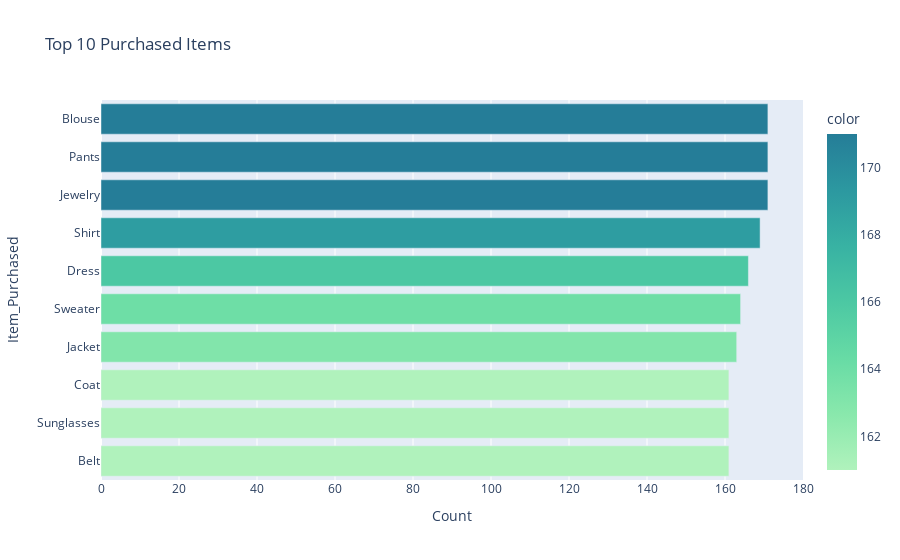

Notebook code for this chart:
### Code cell
fig = px.bar(top_items, orientation='h', title='Top 10 Purchased Items',
             labels={'value': 'Count', 'index': 'Item Purchased'},
             color=top_items.values, color_continuous_scale='tealgrn')
fig.update_layout(yaxis=dict(autorange='reversed'))
fig.show()

### Figure 1 — Plotly figure (JSON) as saved in the notebook; plotly's stock layout.template omitted (floating-point values rounded to 4 significant figures)
{"data": [{"alignmentgroup": "True", "hovertemplate": "Count=%{x}<br>Item_Purchased=%{y}<br>color=%{marker.color}<extra></extra>", "legendgroup": "", "marker": {"color": [171, 171, 171, 169, 166, 164, 163, 161, 161, 161], "coloraxis": "coloraxis", "pattern": {"shape": ""}}, "name": "", "offsetgroup": "", "orientation": "h", "showlegend": false, "textposition": "auto", "type": "bar", "x": [171, 171, 171, 169, 166, 164, 163, 161, 161, 161], "xaxis": "x", "y": ["Blouse", "Pants", "Jewelry", "Shirt", "Dress", "Sweater", "Jacket", "Coat", "Sunglasses", "Belt"], "yaxis": "y"}], "layout": {"barmode": "relative", "coloraxis": {"colorbar": {"title": {"text": "color"}}, "colorscale": [[0, "rgb(176, 242, 188)"], [0.1667, "rgb(137, 232, 172)"], [0.3333, "rgb(103, 219, 165)"], [0.5, "rgb(76, 200, 163)"], [0.6667, "rgb(56, 178, 163)"], [0.8333, "rgb(44, 152, 160)"], [1, "rgb(37, 125, 152)"]]}, "legend": {"tracegroupgap": 0}, "title": {"text": "Top 10 Purchased Items"}, "xaxis": {"anchor": "y", "domain": [0, 1], "title": {"text": "Count"}}, "yaxis": {"anchor": "x", "autorange": "reversed", "domain": [0, 1], "title": {"text": "Item_Purchased"}}}}
